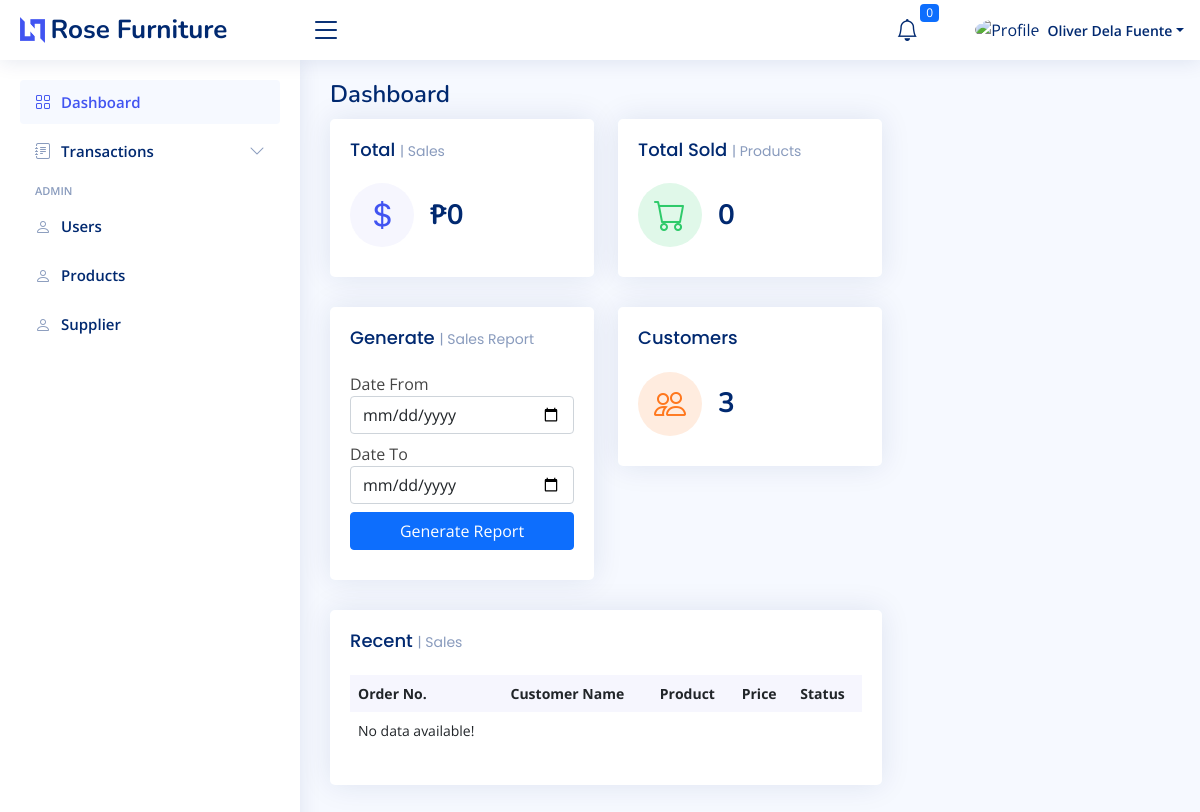
Before: /ecommerce/dashboard (signed in) with the older database file.
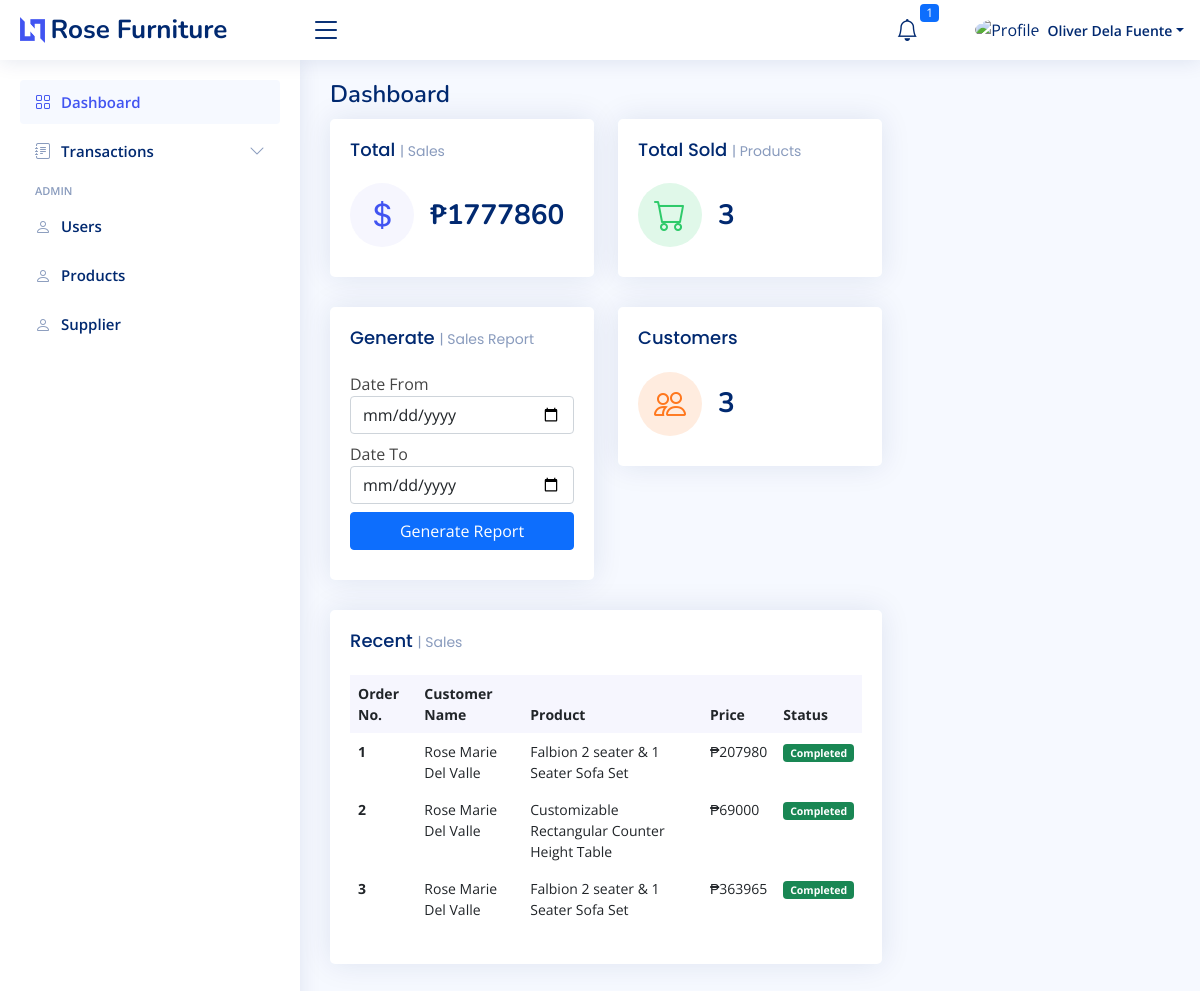
After: the same page with the newer database file.
### tables this page shows
CREATE TABLE `tbl_users` (
  `user_id` int(11) NOT NULL,
  `first_name` varchar(100) DEFAULT NULL,
  `last_name` varchar(100) DEFAULT NULL,
  `address` varchar(250) DEFAULT NULL,
  `contact_no` varchar(50) DEFAULT NULL,
  `username` varchar(100) DEFAULT NULL,
  `password` varchar(100) DEFAULT NULL,
  `email` varchar(100) DEFAULT NULL,
  `group_code` int(11) DEFAULT NULL,
  `logistic_id` int(11) DEFAULT 0,
  `status` int(11) DEFAULT 1
);

CREATE TABLE `tbl_order_detail_items` (
  `order_id` int(11) NOT NULL,
  `product_code` varchar(100) DEFAULT NULL,
  `product_name` varchar(100) DEFAULT NULL,
  `price` varchar(100) DEFAULT NULL,
  `quantity` varchar(100) DEFAULT NULL,
  `payment_method` varchar(100) DEFAULT NULL,
  `user_id` int(11) DEFAULT NULL,
  `detail_code` varchar(100) DEFAULT NULL,
  `date_cancelled` datetime DEFAULT current_timestamp(),
  `status` int(11) DEFAULT 1,
  `to_pay` int(11) DEFAULT 1,
  `to_ship` int(11) DEFAULT 0,
  `to_pickup` int(11) DEFAULT 0,
  `in_transit` int(11) DEFAULT 0,
  `to_deliver` int(11) DEFAULT 0,
  `cart_id` int(11) DEFAULT NULL,
  `to_complete` int(11) DEFAULT 0,
  `group_code` int(11) DEFAULT NULL,
  `rider_id` varchar(100) DEFAULT NULL,
  `refund_status` int(11) DEFAULT 0,
  `date_completed` varchar(100) DEFAULT NULL,
  `rider_refund_id` int(11) DEFAULT NULL,
  `product_mode` int(11) DEFAULT NULL,
  `logistic_id` int(11) DEFAULT 0,
  `date_created` timestamp NULL DEFAULT current_timestamp()
);

### ecommerce/dashboard.php (the view, shortened to what the rows shown need)
<?php include '../includes/header_ecommerce.php'; ?>
<div class="pagetitle">
  <h1>Dashboard</h1>
</div>
<section class="section dashboard">
  <div class="row">
    <div class="col-lg-8">
      <div class="row">
        <div class="col-12">
          <div class="card recent-sales overflow-auto">
            <div class="card-body">
              <table class="table table-borderless table-responsive">
                <thead>
                  <tr>
                    <th scope="col">Order No.</th>
                    <th scope="col">Customer Name</th>
                    <th scope="col">Product</th>
                    <th scope="col">Price</th>
                    <th scope="col">Status</th>
                  </tr>
                </thead>
                <tbody>
                  <?php
                  $sql = mysqli_query($conn, "SELECT * FROM tbl_order_detail_items WHERE to_complete = 2 ORDER BY order_id ASC LIMIT 5");
                  if (mysqli_num_rows($sql) > 0) {
                    while ($row = mysqli_fetch_assoc($sql)) {
                      $sqlName = mysqli_query($conn, "SELECT first_name, last_name FROM tbl_users WHERE user_id = '" . $row['user_id'] . "' ");
                      $fetchName = mysqli_fetch_assoc($sqlName);
                      $fullname = $fetchName['first_name'] . ' ' . $fetchName['last_name'];
                      $total = $row['price'] * $row['quantity'];
                  ?>
                      <tr>
                        <th scope="row"><?= $row['order_id'] ?></th>
                        <td><?= $fullname ?></td>
                        <td><?= $row['product_name'] ?></td>
                        <td>₱<?= $total ?></td>
                        <td>
                          <?php
                          if ($row['refund_status'] == "7") {
                          ?>
                            <span class="badge bg-danger">Refunded</span>
                          <?php
                          } else {
                          ?>
                            <span class="badge bg-success">Completed</span>
                          <?php
                          }
                          ?>
                        </td>
                      </tr>
                    <?php
                    }
                  } else {
                    ?>
                    <tr>
                      <td class="">No data available!</td>
                    </tr>
                  <?php
                  }
                  ?>
                </tbody>
              </table>
            </div>
          </div>
        </div>
      </div>
    </div>
  </div>
</section>
<?php include '../includes/footer_ecommerce.php'; ?>

### includes/header_ecommerce.php (shortened to what the rows shown need)
<?php
@require_once '../database/connection.php';
$getID     = $_SESSION['user_id'];
$queryUser = $conn->query("SELECT * FROM `tbl_users` WHERE `user_id` = '" . $getID . "' ");
$user      = $queryUser->fetch_assoc();
?>
<!DOCTYPE html>
<html lang="en">
<head>
  <link href="https://cdn.jsdelivr.net/npm/select2@4.1.0-rc.0/dist/css/select2.min.css" rel="stylesheet" />
  <link rel="stylesheet" href="https://cdnjs.cloudflare.com/ajax/libs/font-awesome/6.4.2/css/all.min.css" />
  <link href="assets/vendor/bootstrap-icons/bootstrap-icons.css" rel="stylesheet">
  <link href="assets/vendor/boxicons/css/boxicons.min.css" rel="stylesheet">
  <link href="assets/vendor/quill/quill.snow.css" rel="stylesheet">
  <link href="assets/vendor/quill/quill.bubble.css" rel="stylesheet">
  <link href="assets/vendor/remixicon/remixicon.css" rel="stylesheet">
  <link href="assets/css/bootstrap.min.css" rel="stylesheet">
  <link rel="stylesheet" href="assets/css/bsDatatable.css">
  <link href="https://cdn.jsdelivr.net/npm/sweetalert2@11.7.32/dist/sweetalert2.min.css" rel="stylesheet">
  <link href="assets/css/style.css" rel="stylesheet">
</head>
<body>
  <header id="header" class="header fixed-top d-flex align-items-center">
    <nav class="header-nav ms-auto">
      <ul class="d-flex align-items-center">
        <li class="nav-item dropdown pe-3">
          <a class="nav-link nav-profile d-flex align-items-center pe-0" href="#" data-bs-toggle="dropdown">
            <img src="https://th.bing.com/th/id/OIP.LG6UqvINZmEBMrUzrhADJAHaHa?pid=ImgDet&rs=1" alt="Profile" class="rounded-circle">
            <span class="d-none d-md-block dropdown-toggle ps-2"><?php echo $user['first_name'] ?> <?php echo $user['last_name'] ?></span>
          </a>
        </li>
      </ul>
    </nav>
  </header>
  <main id="main" class="main">

Changed rows visible on the page:
added tbl_order_detail_items: order_id "1", user.last_name "Rose Marie Del Valle", product_name "Falbion 2 seater & 1 Seater Sofa Set", total "207980", refund_status "Completed"
added tbl_order_detail_items: order_id "2", user.last_name "Rose Marie Del Valle", product_name "Customizable Rectangular Counter Height Table", total "69000", refund_status "Completed"
added tbl_order_detail_items: order_id "3", user.last_name "Rose Marie Del Valle", product_name "Falbion 2 seater & 1 Seater Sofa Set", total "363965", refund_status "Completed"
Other visible differences:
$rowCoundAdmin['id']: "0" → "1"
$row['price'] * $row['quantity']: "0" → "1777860"
$fetchCount['count']: "0" → "3"
text no longer shown: "No data available!"
